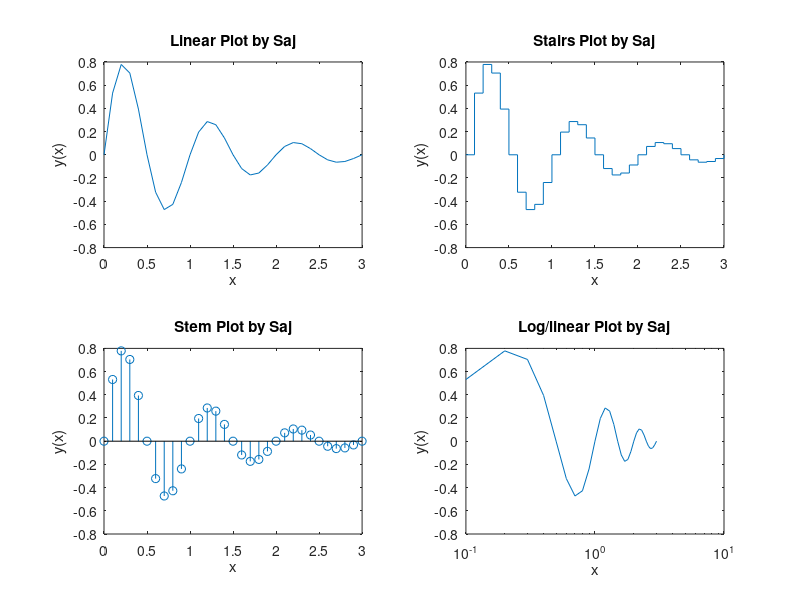

The MATLAB script that drew this image:
function plot2x2
    x=[0:.1:3];
    y=exp(-x).*sin(2.*pi.*x);
        
    subplot(2,2,1);
    plot(x,y);
    title('Linear Plot by Saj')
    xlabel('x')
    ylabel('y(x)')
    subplot(2,2,2);
    stairs(x,y); 
    title('Stairs Plot by Saj')
    xlabel('x')
    ylabel('y(x)')
    subplot(2,2,3);  
    stem(x,y);
    title("Stem Plot by Saj")
    xlabel('x')
    ylabel('y(x)')
    subplot(2,2,4);
    semilogx(x,y);
    title("Log/linear Plot by Saj")
    xlabel('x')
    ylabel('y(x)')